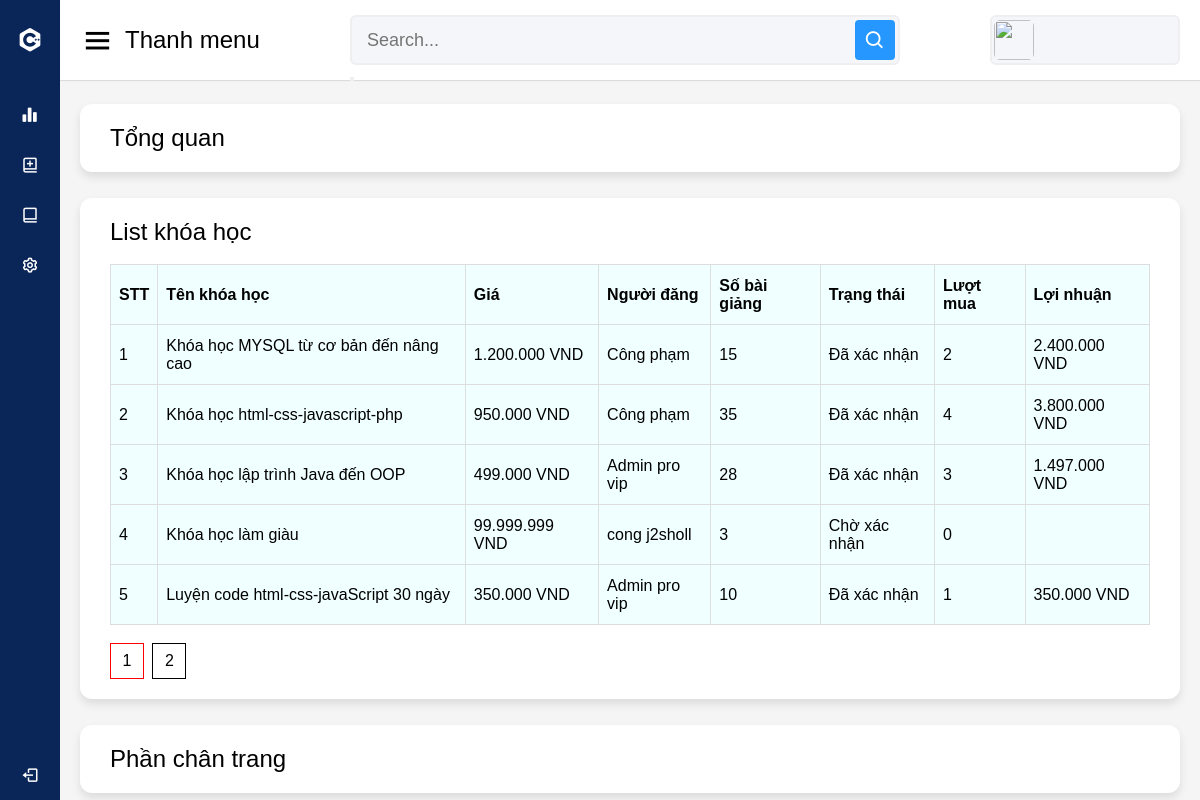
/admin/manage/overview_admin_pro.php, run on the app's committed database.
### tables this page shows
CREATE TABLE `course` (
  `id_course` int(11) NOT NULL,
  `id_admin` int(11) NOT NULL,
  `name_course` varchar(100) NOT NULL,
  `description_course` text NOT NULL,
  `author` varchar(30) DEFAULT NULL,
  `image_course` varchar(150) NOT NULL,
  `status_course` int(11) NOT NULL,
  `price` int(11) NOT NULL,
  `created_at` timestamp NOT NULL DEFAULT CURRENT_TIMESTAMP
);

### admin/manage/overview_admin_pro.php (the view, shortened to what this page needs)
<?php
    require "../../public/connect_sql.php";
?>
<!DOCTYPE html>
<html lang="en">
<head>
    <link rel="stylesheet" href="../default/style.css">
    <link href='https://unpkg.com/boxicons@2.0.7/css/boxicons.min.css' rel='stylesheet'>
</head>
<body>
    <?php
    require "../default/option.php"
    ?>
    <section class="home-section">
        <?php
        require "../default/user.php"
        ?>
        <div class="home-content">
            <div class="sales-boxes">
                <div class="recent-sales box">
                    <div class="title">Tổng quan</div>
                </div>
            </div>
            <div id="list" class="sales-boxes"  style="margin-top: 26px">
                <div class="recent-sales box">
                    <div class="title">List khóa học</div>
                    <?php
                    if (!function_exists('currency_format')) {
                        function currency_format($number, $suffix = ' VND')
                        {
                            if (!empty($number)) {
                                return number_format($number, 0, ',', '.') . "{$suffix}";
                            }
                        }
                    }
                    $sql = "SELECT COUNT(*) as SoTrang FROM `course`";
                    $SoTrang = mysqli_query($connection, $sql);
                    $SoTrang = mysqli_fetch_array($SoTrang);
                    $soLuongMotTrang = 5;
                    $trang = 0;
                    $trangCanBo = $trang*$soLuongMotTrang;
                    $sql = "SELECT course.*, COUNT(lesson.id_course) as number_course FROM `course`
                                LEFT OUTER JOIN lesson ON course.id_course = lesson.id_course
                                GROUP BY course.id_course
                                limit $soLuongMotTrang offset $trangCanBo;
                                ";
                    $courses = mysqli_query($connection, $sql);
                    ?>
                    <div style="height: 100%;overflow-y: scroll;">
                    <br>
                        <table style="overflow-y: scroll;">
                            <thead style="position: sticky; top: 0">
                                <tr>
                                    <th>STT</th>
                                    <th>Tên khóa học</th>
                                    <th>Giá</th>
                                    <th>Người đăng</th>
                                    <th>Số bài giảng</th>
                                    <th>Trạng thái</th>
                                    <th>Lượt mua</th>
                                    <th>Lợi nhuận</th>
                                </tr>
                            </thead>
                            <?php foreach ($courses
                                as $index => $course) { ?>
                                <tr>
                                    <td>
                                        <?php echo $index + 1; ?>
                                    </td>
                                    <td>
                                        <?php echo $course['name_course'] ?>
                                    </td>
                                    <td>
                                        <?php echo currency_format($course['price']) ?>
                                    </td>
                                    <td>
                                        <?php
                                            $sql = "select name_admin from `admin` where `id_admin` = '{$course['id_admin']}'";
                                            $result = mysqli_query($connection, $sql);
                                            echo mysqli_fetch_array($result)['name_admin'];
                                        ?>
                                    </td>
                                    <td>
                                        <?php echo $course['number_course'] ?>
                                    </td>
                                    <td>
                                        <?php
                                        if ($course['status_course'] == 0) {
                                            echo "Chờ xác nhận";
                                        } else {
                                            echo "Đã xác nhận";
                                        }
                                        ?>
                                    </td>
                                    <td>
                                        <?php
                                        $sql = "select count(*) as count from oder where id_course = '{$course['id_course']}'";
                                        $result = mysqli_query($connection, $sql);
                                        $luotMua = mysqli_fetch_array($result)["count"];
                                        print($luotMua);
                                        ?>
                                    </td>
                                    <td>
                                        <?php echo currency_format($course['price']*$luotMua)?>
                                    </td>
                                <?php } ?>
                        </table>
                        <br>
                        <?php for ($i = 0; $i < ceil($SoTrang['SoTrang']/$soLuongMotTrang); $i++ ){ ?>
                            <?php if ($i == $trang) { ?>
                                <a class = "page page-choice" href="?page=<?php echo $i+1 ?>#list"><?php echo $i+1?></a>
                            <?php } else { ?>
                                <a class = "page" href="?page=<?php echo $i+1 ?>#list"><?php echo $i+1?></a>
                            <?php } ?>
                        <?php } ?>
                        <br>
                    </div>
                </div>
            </div>
            <?php require "../default/footer.php" ?>
        </div>
    </section>
</body>
</html>

### admin/default/style.css (style rules this page uses)
* { margin: 0; padding: 0; box-sizing: border-box; font-family: sans-serif; scroll-behavior: smooth; }
.home-section { position: relative; background: #f5f5f5; min-height: 100vh; width: calc(100% - 240px); left: 240px; transition: all 0.5s ease; }
.home-section .home-content { position: relative; padding-top: 104px; }
.home-content .sales-boxes { display: flex; justify-content: space-between; }
.home-content .sales-boxes .recent-sales { width: 100%; background: #fff; padding: 20px 30px; margin: 0 20px; border-radius: 12px; box-shadow: 0 5px 10px rgba(0, 0, 0, 0.1); }
.sales-boxes .box .title { font-size: 24px; font-weight: 500; }
@media (max-width: 1240px) { .home-section { width: calc(100% - 60px); left: 60px; } }

### admin/manage/overview_admin_pro.php (style rules this page uses)
table { border-collapse: collapse; width: 100%; }
td, th { border: 1px solid #dddddd; background: azure; text-align: left; padding: 8px; height: 60px; }
.page { text-decoration: none; width: 34px; display: inline-block; color: black; padding: 8px 0; text-align: center; margin-right: 4px; border: 1px solid black; }
.page-choice { border: 1px solid red; }

### data on the page
course: name_course "Khóa học MYSQL từ cơ bản đến nâng cao", price "1.200.000 VND", id_admin.name_admin "Công phạm", number_course "15", status_course "Đã xác nhận", luotMua "2", price "2.400.000 VND"
course: name_course "Khóa học html-css-javascript-php", price "950.000 VND", id_admin.name_admin "Công phạm", number_course "35", status_course "Đã xác nhận", luotMua "4", price "3.800.000 VND"
course: name_course "Khóa học lập trình Java đến OOP", price "499.000 VND", id_admin.name_admin "Admin pro vip", number_course "28", status_course "Đã xác nhận", luotMua "3", price "1.497.000 VND"
course: name_course "Khóa học làm giàu", price "99.999.999 VND", id_admin.name_admin "cong j2sholl", number_course "3", status_course "Chờ xác nhận", luotMua "0"
course: name_course "Luyện code html-css-javaScript 30 ngày", price "350.000 VND", id_admin.name_admin "Admin pro vip", number_course "10", status_course "Đã xác nhận", luotMua "1"
